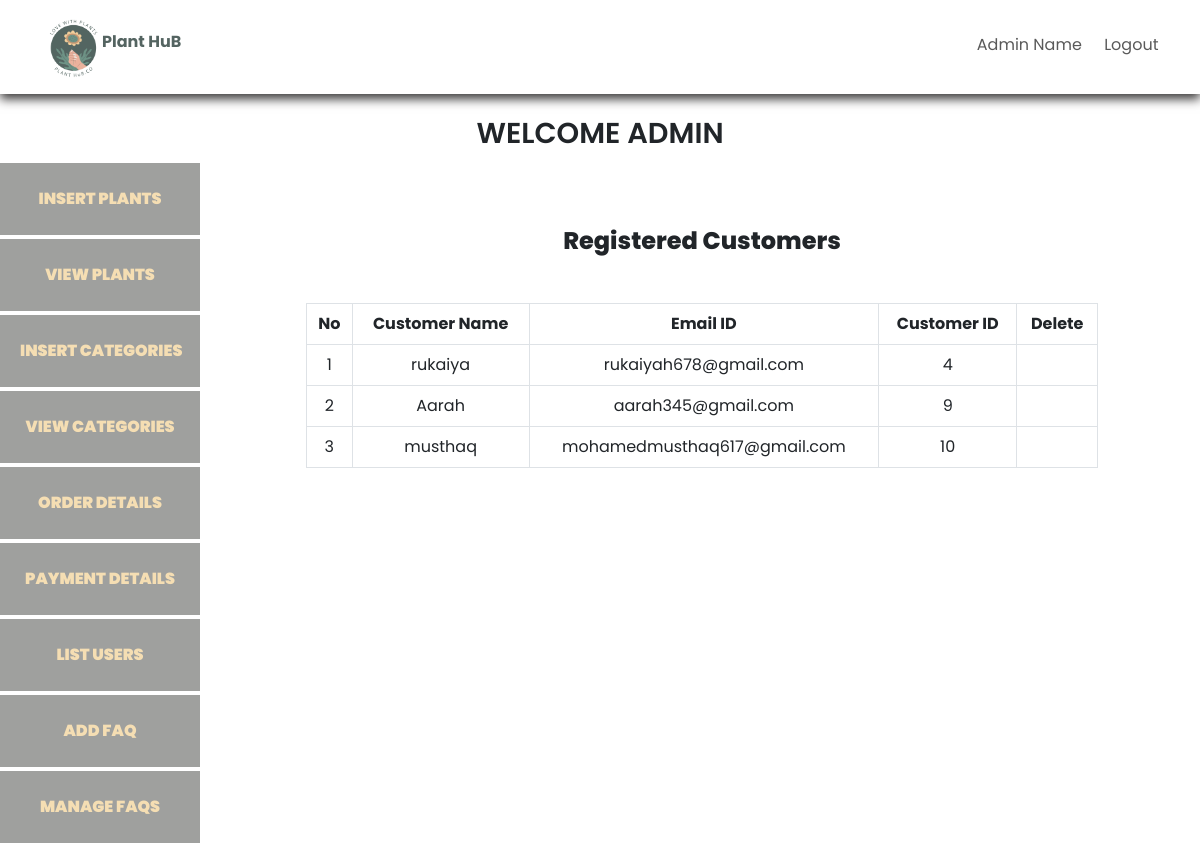
The page /admin_/index.php?list_users (signed in) on the database its author committed.
### tables this page shows
CREATE TABLE `customer` (
  `customer_id` int(11) NOT NULL,
  `customer_name` varchar(128) NOT NULL,
  `customer_email` varchar(255) NOT NULL,
  `customer_password` varchar(255) NOT NULL
);

### admin_/list_users.php (the view)
<div class="mt-5">
  <h3 class="text-center mt-5">Registered Customers</h3>
  <table class="table table-bordered mt-5 my-2 text-center">
    <?php
    $get_orders = "SELECT * from customer";
    $result = mysqli_query($con, $get_orders);
    $row_count = mysqli_num_rows($result);
          echo "<tr>
      <th>No</th>
      <th>Customer Name</th>
      <th>Email ID</th>
      <th>Customer ID</th>
      <th>Delete</th>
      </tr>";
      if($row_count==0){
        echo "<h2 class='text-danger text-center mt-5'>No orders at the moment</h2>";
      }else{
        $number=0;
        while($row_data=mysqli_fetch_assoc($result)){
          $customer_name=$row_data['customer_name'];
          $customer_email=$row_data['customer_email'];
          $customer_id=$row_data['customer_id'];
          $number++;
    ?>
    <tr>
      <td><?php echo $number; ?></td>
      <td><?php echo $customer_name; ?></td>
      <td><?php echo $customer_email; ?></td>
      <td><?php echo $customer_id; ?></td>
     <td><a href="index.php?delete_customer=<?php echo $customer_id?>"><i class="ri-delete-bin-6-fill"></i></a></td>
    </tr>
    <?php }} ?>

### admin_/admin_style.css (style rules this page uses)
* { margin: 0; padding: 0; box-sizing: border-box; }
body { font-family: 'Poppins', sans-serif; }
h3 { font-size: 1.5rem; font-weight: 800; }

### rows shown on the page
customer: customer_name "rukaiya", customer_email "rukaiyah678@gmail.com", customer_id "4"
customer: customer_name "Aarah", customer_email "aarah345@gmail.com", customer_id "9"
customer: customer_name "musthaq", customer_email "mohamedmusthaq617@gmail.com", customer_id "10"
